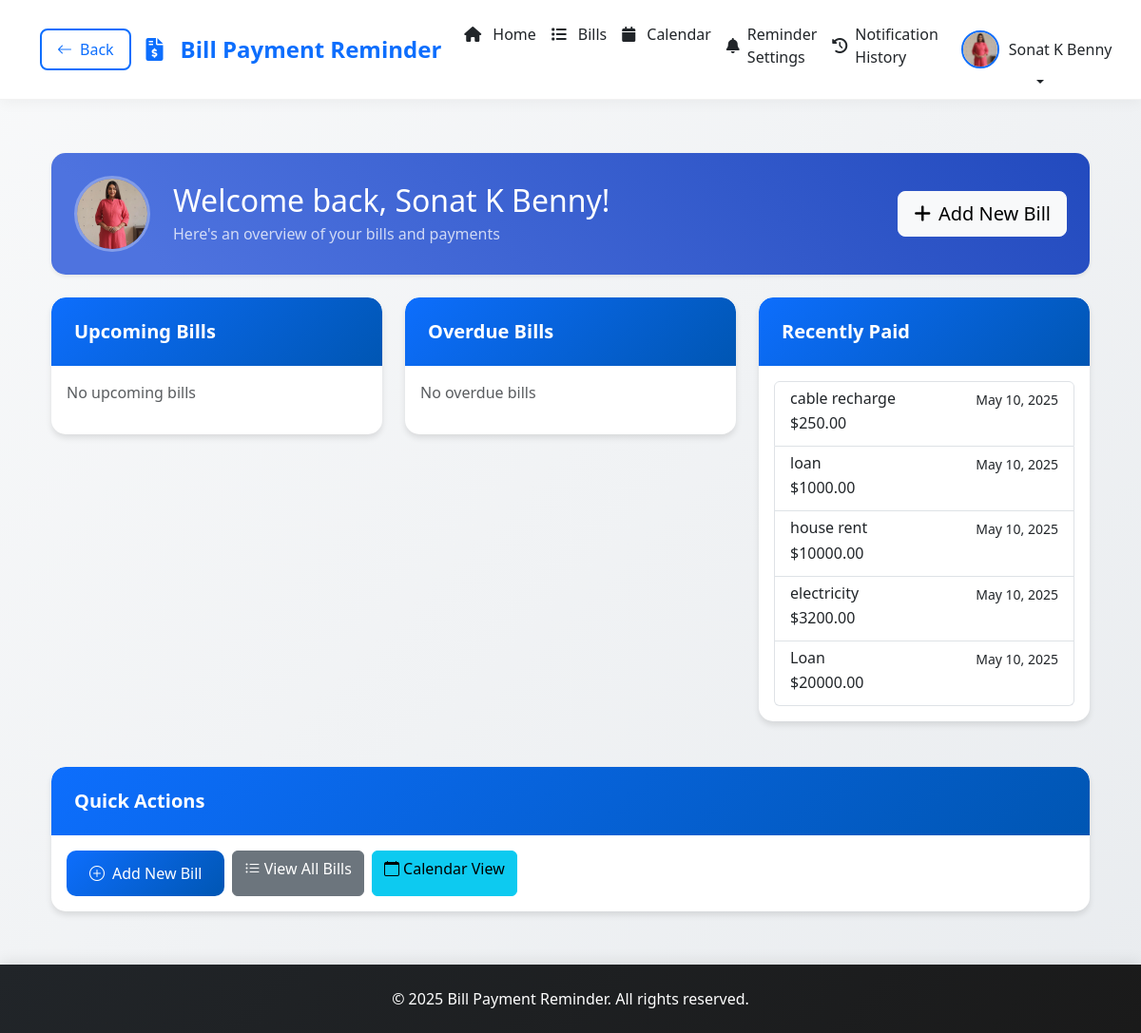
Before: /dashboard/ (signed in) with the older database file.
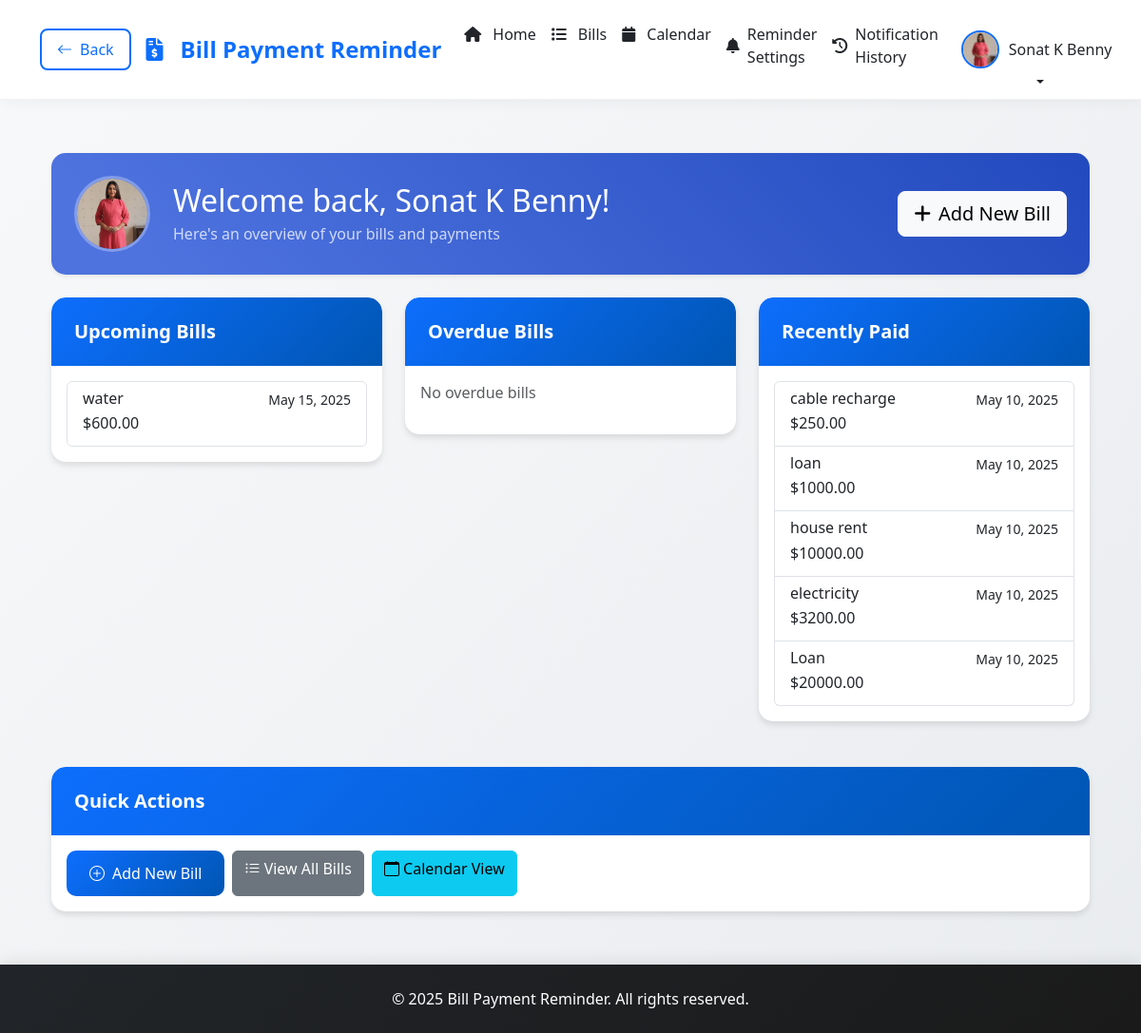
After: the same page with the newer database file.
### app/models.py (models this page shows, shortened)
class Bill(models.Model):
    CATEGORY_CHOICES = [
        ('utilities', 'Utilities'),
        ('rent', 'Rent'),
        ('insurance', 'Insurance'),
        ('subscription', 'Subscription'),
        ('other', 'Other'),
    ]
    PAYMENT_STATUS_CHOICES = [
        ('pending', 'Pending'),
        ('paid', 'Paid'),
        ('overdue', 'Overdue'),
    ]
    user = models.ForeignKey(User, on_delete=models.CASCADE)
    title = models.CharField(max_length=200)
    description = models.TextField(blank=True)
    amount = models.DecimalField(max_digits=10, decimal_places=2)
    due_date = models.DateField()
    category = models.CharField(max_length=20, choices=CATEGORY_CHOICES)
    payment_status = models.CharField(max_length=20, choices=PAYMENT_STATUS_CHOICES, default='pending')
    paid_date = models.DateTimeField(null=True, blank=True)
    created_at = models.DateTimeField(auto_now_add=True)
    updated_at = models.DateTimeField(auto_now=True)
    reminder_sent = models.BooleanField(default=False)
    last_reminder_sent = models.DateTimeField(null=True, blank=True)

### app/views.py (the view)
# urls.py: path('dashboard/', views.dashboard, name='dashboard'),
@login_required
def dashboard(request):
    today = timezone.now().date()
    upcoming_bills = Bill.objects.filter(
        user=request.user,
        due_date__gte=today,
        payment_status='pending'
    ).order_by('due_date')[:5]
    overdue_bills = Bill.objects.filter(
        user=request.user,
        payment_status='overdue'
    ).order_by('due_date')
    paid_bills = Bill.objects.filter(
        user=request.user,
        payment_status='paid'
    ).order_by('-updated_at')[:5]
    context = {
        'upcoming_bills': upcoming_bills,
        'overdue_bills': overdue_bills,
        'paid_bills': paid_bills,
    }
    return render(request, 'app/dashboard.html', context)

### app/templates/app/dashboard.html (shortened to what the changed rows need)
{% extends 'app/base.html' %}
{% block content %}
<div class="container-fluid py-4">
    <div class="row mb-4">
        <div class="col-12">
            <div class="card bg-gradient-primary text-white shadow-sm">
                <div class="card-body p-4">
                    <div class="d-flex justify-content-between align-items-center">
                        <div class="d-flex align-items-center">
                            <div>
                                <h2 class="mb-1">Welcome back, {{ request.user.get_full_name|default:request.user.username }}!</h2>
                            </div>
                        </div>
                    </div>
                </div>
            </div>
        </div>
    </div>
    <div class="row">
        <div class="col-md-4 mb-4">
            <div class="card">
                <div class="card-body">
                    {% if upcoming_bills %}
                        <div class="list-group">
                            {% for bill in upcoming_bills %}
                                <a href="{% url 'bill_detail' bill.pk %}" class="list-group-item list-group-item-action">
                                    <div class="d-flex w-100 justify-content-between">
                                        <h6 class="mb-1">{{ bill.title }}</h6>
                                        <small>{{ bill.due_date|date:"M d, Y" }}</small>
                                    </div>
                                    <p class="mb-1">${{ bill.amount }}</p>
                                </a>
                            {% endfor %}
                        </div>
                    {% else %}
                        <p class="text-muted">No upcoming bills</p>
                    {% endif %}
                </div>
            </div>
        </div>
        <div class="col-md-4 mb-4">
            <div class="card">
                <div class="card-body">
                    {% if paid_bills %}
                        <div class="list-group">
                            {% for bill in paid_bills %}
                                <a href="{% url 'bill_detail' bill.pk %}" class="list-group-item list-group-item-action">
                                    <div class="d-flex w-100 justify-content-between">
                                        <h6 class="mb-1">{{ bill.title }}</h6>
                                        <small>{{ bill.updated_at|date:"M d, Y" }}</small>
                                    </div>
                                    <p class="mb-1">${{ bill.amount }}</p>
                                </a>
                            {% endfor %}
                        </div>
                    {% else %}
                        <p class="text-muted">No recently paid bills</p>
                    {% endif %}
                </div>
            </div>
        </div>
    </div>
</div>
{% endblock %}

Changed rows visible on the page:
added Bill: title "water", due_date "May 15, 2025", amount "600.00", shown under "Upcoming Bills"
Other visible differences:
text no longer shown: "No upcoming bills"
